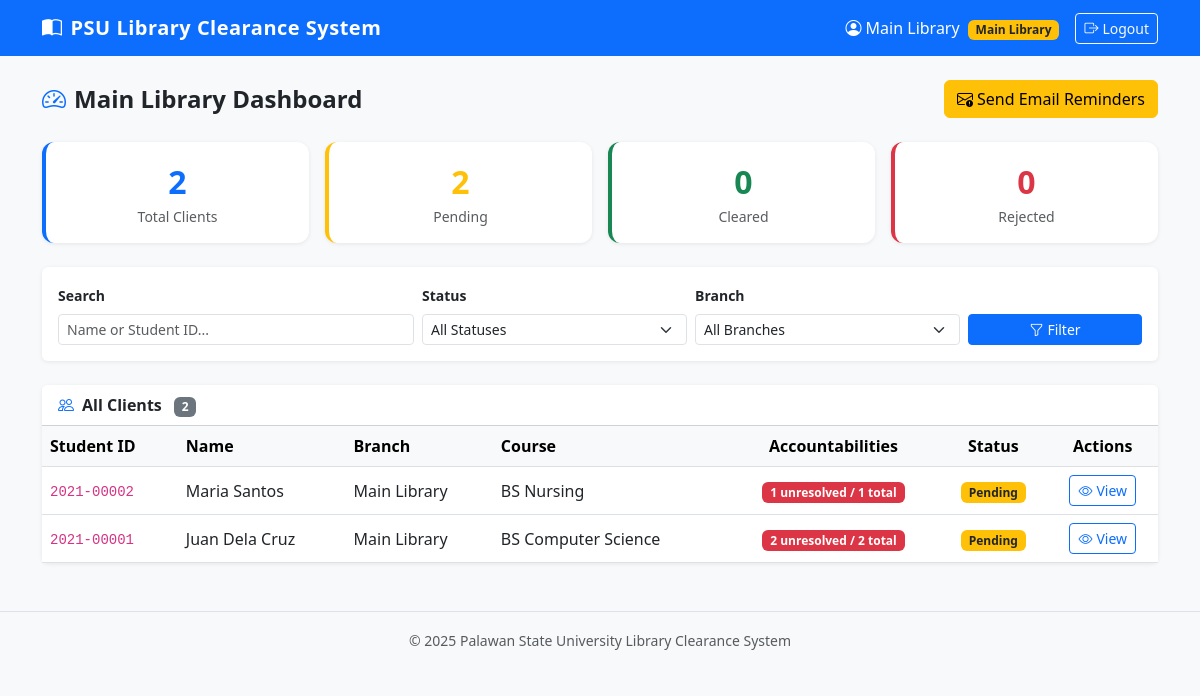
/dashboard/main/ (signed in), run on the app's committed database.
### library/models.py (models this page shows, shortened)
class UserProfile(models.Model):
    ROLE_CHOICES = [
        ('main_library', 'Main Library'),
        ('library_in_charge', 'Library In Charge'),
    ]
    user = models.OneToOneField(User, on_delete=models.CASCADE, related_name='profile')
    role = models.CharField(max_length=30, choices=ROLE_CHOICES)
    branch = models.ForeignKey(Branch, null=True, blank=True, on_delete=models.SET_NULL)

class Client(models.Model):
    STATUS_CHOICES = [
        ('pending', 'Pending'),
        ('cleared', 'Cleared'),
        ('rejected', 'Rejected'),
    ]
    student_id = models.CharField(max_length=50, unique=True)
    first_name = models.CharField(max_length=100)
    last_name = models.CharField(max_length=100)
    email = models.EmailField()
    course = models.CharField(max_length=200, blank=True)
    year_level = models.CharField(max_length=20, blank=True)
    uploaded_by = models.ForeignKey(User, on_delete=models.SET_NULL, null=True, related_name='uploaded_clients')
    branch = models.ForeignKey(Branch, on_delete=models.SET_NULL, null=True, related_name='clients')
    status = models.CharField(max_length=20, choices=STATUS_CHOICES, default='pending')
    clearance_signed = models.BooleanField(default=False)
    remarks = models.TextField(blank=True)
    created_at = models.DateTimeField(auto_now_add=True)
    updated_at = models.DateTimeField(auto_now=True)
    @property
    def full_name(self):
        return f"{self.first_name} {self.last_name}"
    @property
    def unresolved_accountabilities(self):
        return self.accountabilities.filter(resolved=False)
    class Meta:
        ordering = ['-created_at']

class Branch(models.Model):
    name = models.CharField(max_length=200)
    code = models.CharField(max_length=20, unique=True)
    created_at = models.DateTimeField(auto_now_add=True)
    class Meta:
        verbose_name_plural = 'Branches'

### library/views.py (the view, shortened to what this page needs)
# urls.py: path('dashboard/main/', views.dashboard_main, name='dashboard_main'),
@login_required
def dashboard_main(request):
    if not (get_user_role(request.user) == 'main_library' or request.user.is_superuser):
        messages.error(request, 'Access denied.')
        return redirect('dashboard')
    status_filter = request.GET.get('status', '')
    branch_filter = request.GET.get('branch', '')
    search = request.GET.get('search', '')
    clients = Client.objects.select_related('branch', 'uploaded_by').prefetch_related('accountabilities')
    if status_filter:
        clients = clients.filter(status=status_filter)
    if branch_filter:
        clients = clients.filter(branch__id=branch_filter)
    total = Client.objects.count()
    pending = Client.objects.filter(status='pending').count()
    cleared = Client.objects.filter(status='cleared').count()
    rejected = Client.objects.filter(status='rejected').count()
    branches = Branch.objects.all()
    return render(request, 'library/dashboard_main.html', {
        'clients': clients,
        'total': total,
        'pending': pending,
        'cleared': cleared,
        'rejected': rejected,
        'branches': branches,
        'status_filter': status_filter,
        'branch_filter': branch_filter,
        'search': search,
    })

### library/views.py (called while the page is built)
def get_user_role(user):
    try:
        return user.profile.role
    except UserProfile.DoesNotExist:
        return None

### library/templates/library/dashboard_main.html (shortened to what this page needs)
{% extends 'library/base.html' %}
{% block content %}
<div class="d-flex justify-content-between align-items-center mb-4">
    <h4 class="fw-bold mb-0"><i class="bi bi-speedometer2 me-2 text-primary"></i>Main Library Dashboard</h4>
    <form method="post" action="{% url 'send_reminders' %}" class="d-inline">
        <button type="submit" class="btn btn-warning" onclick="return confirm('Send email reminders to all clients with unresolved accountabilities?')">
            <i class="bi bi-envelope-exclamation me-1"></i>Send Email Reminders
        </button>
    </form>
</div>
<div class="row g-3 mb-4">
    <div class="col-6 col-md-3">
        <div class="card stat-card text-center p-3 border-start border-4 border-primary">
            <div class="fs-2 fw-bold text-primary">{{ total }}</div>
            <div class="text-muted small">Total Clients</div>
        </div>
    </div>
    <div class="col-6 col-md-3">
        <div class="card stat-card text-center p-3 border-start border-4 border-warning">
            <div class="fs-2 fw-bold text-warning">{{ pending }}</div>
            <div class="text-muted small">Pending</div>
        </div>
    </div>
    <div class="col-6 col-md-3">
        <div class="card stat-card text-center p-3 border-start border-4 border-success">
            <div class="fs-2 fw-bold text-success">{{ cleared }}</div>
            <div class="text-muted small">Cleared</div>
        </div>
    </div>
    <div class="col-6 col-md-3">
        <div class="card stat-card text-center p-3 border-start border-4 border-danger">
            <div class="fs-2 fw-bold text-danger">{{ rejected }}</div>
            <div class="text-muted small">Rejected</div>
        </div>
    </div>
</div>
<div class="card mb-4">
    <div class="card-body">
        <form method="get" class="row g-2 align-items-end">
            <div class="col-md-4">
                <label class="form-label small fw-semibold">Search</label>
                <input type="text" name="search" value="{{ search }}" class="form-control form-control-sm" placeholder="Name or Student ID...">
            </div>
            <div class="col-md-3">
                <label class="form-label small fw-semibold">Status</label>
                <select name="status" class="form-select form-select-sm">
                    <option value="">All Statuses</option>
                </select>
            </div>
            <div class="col-md-3">
                <label class="form-label small fw-semibold">Branch</label>
                <select name="branch" class="form-select form-select-sm">
                    <option value="">All Branches</option>
                </select>
            </div>
            <div class="col-md-2">
                <button type="submit" class="btn btn-primary btn-sm w-100">
                    <i class="bi bi-funnel me-1"></i>Filter
                </button>
            </div>
        </form>
    </div>
</div>
<div class="card">
    <div class="card-header bg-white fw-semibold">
        <i class="bi bi-people me-2 text-primary"></i>All Clients
        <span class="badge bg-secondary ms-2">{{ clients|length }}</span>
    </div>
    <div class="table-responsive">
        <table class="table table-hover mb-0 align-middle">
            <thead class="table-light">
                <tr>
                    <th>Student ID</th>
                    <th>Name</th>
                    <th>Branch</th>
                    <th>Course</th>
                    <th class="text-center">Accountabilities</th>
                    <th class="text-center">Status</th>
                    <th class="text-center">Actions</th>
                </tr>
            </thead>
            <tbody>
            {% for client in clients %}
            <tr>
                <td><code>{{ client.student_id }}</code></td>
                <td>{{ client.full_name }}</td>
                <td>{{ client.branch.name|default:"-" }}</td>
                <td>{{ client.course|default:"-" }}</td>
                <td class="text-center">
                    {% with total_acc=client.accountabilities.count unresolved=client.unresolved_accountabilities.count %}
                    <span class="badge {% if unresolved > 0 %}bg-danger{% else %}bg-success{% endif %}">
                        {{ unresolved }} unresolved / {{ total_acc }} total
                    </span>
                    {% endwith %}
                </td>
                <td class="text-center">
                    {% if client.status == 'pending' %}
                        <span class="badge bg-warning text-dark">Pending</span>
                    {% elif client.status == 'cleared' %}
                        <span class="badge bg-success">Cleared</span>
                    {% else %}
                        <span class="badge bg-danger">Rejected</span>
                    {% endif %}
                </td>
                <td class="text-center">
                    <a href="{% url 'client_detail' client.pk %}" class="btn btn-sm btn-outline-primary">
                        <i class="bi bi-eye me-1"></i>View
                    </a>
                </td>
            </tr>
            {% empty %}
            <tr><td colspan="7" class="text-center text-muted py-4">No clients found.</td></tr>
            {% endfor %}
            </tbody>
        </table>
    </div>
</div>
{% endblock %}

### library/templates/library/base.html (shortened to what this page needs)
<!DOCTYPE html>
<html lang="en">
<head>
    <link href="https://cdn.jsdelivr.net/npm/bootstrap@5.3.0/dist/css/bootstrap.min.css" rel="stylesheet">
    <link href="https://cdn.jsdelivr.net/npm/bootstrap-icons@1.10.5/font/bootstrap-icons.css" rel="stylesheet">
</head>
<body>
{% if user.is_authenticated %}
<nav class="navbar navbar-expand-lg navbar-dark bg-primary mb-4">
    <div class="container">
        <a class="navbar-brand" href="{% url 'dashboard' %}">
            <i class="bi bi-book-half me-2"></i>PSU Library Clearance System
        </a>
        <div class="collapse navbar-collapse" id="navbarNav">
            <ul class="navbar-nav ms-auto align-items-center">
                <li class="nav-item me-3">
                    <span class="navbar-text text-white">
                        <i class="bi bi-person-circle me-1"></i>{{ user.get_full_name|default:user.username }}
                        {% if user.profile %}
                            <span class="badge bg-warning text-dark ms-1">{{ user.profile.get_role_display }}</span>
                        {% endif %}
                    </span>
                </li>
                <li class="nav-item">
                    <a class="btn btn-outline-light btn-sm" href="{% url 'logout' %}">
                        <i class="bi bi-box-arrow-right me-1"></i>Logout
                    </a>
                </li>
            </ul>
        </div>
    </div>
</nav>
{% endif %}
<div class="container mb-5">
    {% block content %}{% endblock %}
</div>
<footer class="py-3 mt-4 text-center text-muted">
    <div class="container">
        <small>&copy; 2025 Palawan State University Library Clearance System</small>
    </div>
</footer>
</body>
</html>

### library/templates/library/base.html (style rules this page uses)
body { background-color: #f8f9fa; }
.navbar-brand { font-weight: 700; letter-spacing: 0.5px; }
.card { border: none; box-shadow: 0 1px 4px rgba(0,0,0,0.08); }
.stat-card { border-radius: 12px; }
footer { border-top: 1px solid #dee2e6; }

### data on the page
Client: student_id "2021-00002", full_name "Maria Santos", branch.name "Main Library", course "BS Nursing", unresolved_accountabilities.count "1", accountabilities.count "1", status "Pending"
Client: student_id "2021-00001", full_name "Juan Dela Cruz", branch.name "Main Library", course "BS Computer Science", unresolved_accountabilities.count "2", accountabilities.count "2", status "Pending"

### other printed values
{{ user.get_full_name|default:user.username }} "Main Library"
{{ user.profile.get_role_display }} "Main Library"
{{ total }} "2"
{{ pending }} "2"
{{ cleared }} "0"
{{ rejected }} "0"
{{ clients|length }} "2"
